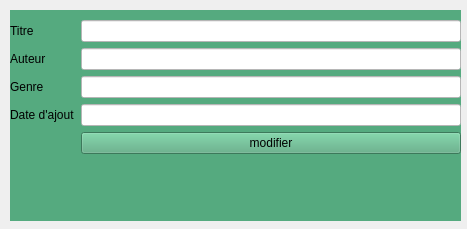
<?xml version="1.0" encoding="UTF-8"?>
<ui version="4.0">
 <class>ModifyBook</class>
 <widget class="QWidget" name="ModifyBook">
  <property name="geometry">
   <rect>
    <x>0</x>
    <y>0</y>
    <width>467</width>
    <height>229</height>
   </rect>
  </property>
  <property name="windowTitle">
   <string>Form</string>
  </property>
  <widget class="QWidget" name="widget" native="true">
   <property name="geometry">
    <rect>
     <x>10</x>
     <y>10</y>
     <width>451</width>
     <height>211</height>
    </rect>
   </property>
   <property name="styleSheet">
    <string notr="true">background-color: rgb(85, 170, 127);</string>
   </property>
   <widget class="QWidget" name="formLayoutWidget">
    <property name="geometry">
     <rect>
      <x>0</x>
      <y>10</y>
      <width>451</width>
      <height>191</height>
     </rect>
    </property>
    <layout class="QFormLayout" name="formLayout">
     <item row="0" column="0">
      <widget class="QLabel" name="titreLabel">
       <property name="text">
        <string>Titre</string>
       </property>
      </widget>
     </item>
     <item row="0" column="1">
      <widget class="QLineEdit" name="titreLineEdit">
       <property name="styleSheet">
        <string notr="true">background-color: rgb(255, 255, 255);</string>
       </property>
      </widget>
     </item>
     <item row="1" column="0">
      <widget class="QLabel" name="auteurLabel">
       <property name="text">
        <string>Auteur</string>
       </property>
      </widget>
     </item>
     <item row="1" column="1">
      <widget class="QLineEdit" name="auteurLineEdit">
       <property name="styleSheet">
        <string notr="true">background-color: rgb(255, 255, 255);</string>
       </property>
      </widget>
     </item>
     <item row="2" column="0">
      <widget class="QLabel" name="genreLabel">
       <property name="text">
        <string>Genre</string>
       </property>
      </widget>
     </item>
     <item row="2" column="1">
      <widget class="QLineEdit" name="genreLineEdit">
       <property name="styleSheet">
        <string notr="true">background-color: rgb(255, 255, 255);</string>
       </property>
      </widget>
     </item>
     <item row="3" column="0">
      <widget class="QLabel" name="dateDAjoutLabel">
       <property name="text">
        <string>Date d'ajout</string>
       </property>
      </widget>
     </item>
     <item row="3" column="1">
      <widget class="QLineEdit" name="dateDAjoutLineEdit">
       <property name="styleSheet">
        <string notr="true">background-color: rgb(255, 255, 255);</string>
       </property>
      </widget>
     </item>
     <item row="4" column="1">
      <widget class="QPushButton" name="pushButton">
       <property name="text">
        <string>modifier</string>
       </property>
      </widget>
     </item>
    </layout>
   </widget>
  </widget>
 </widget>
 <resources/>
 <connections/>
</ui>
